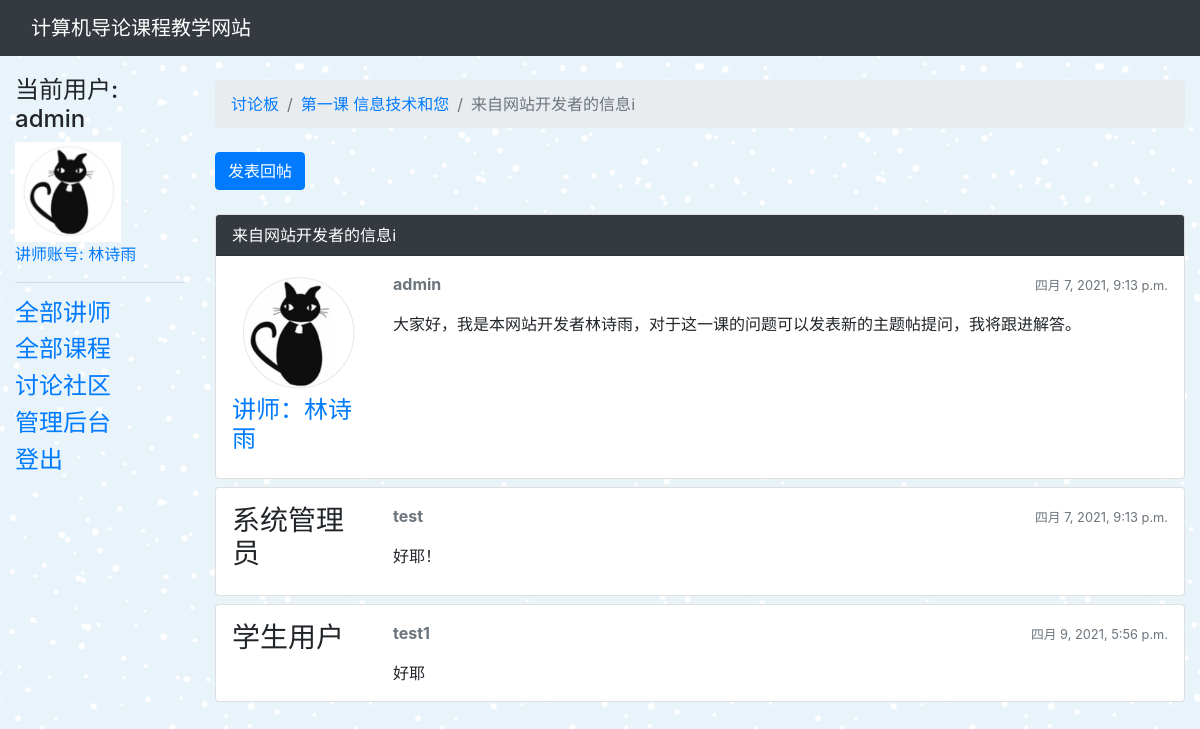
Page /discussboard/board/4/topic/13 (signed in) on the committed database.
### siteindex/models.py (models this page shows, shortened)
class Lecturer(models.Model):
    name = models.CharField(max_length=100)
    title = models.CharField(max_length=100)
    college = models.CharField(max_length=100)
    intro = models.TextField(max_length=10000, null=True,
                             blank=True, help_text='讲师简介')
    avatar = models.ImageField(upload_to='avatars', blank=True, null=True)
    user = models.OneToOneField(
        User, blank=True, null=True, related_name='lecturer', on_delete=models.CASCADE)
    def avatar_url(self):
        if self.avatar and hasattr(self.avatar, 'url'):
            return self.avatar.url
        else:
            return '/media/defaultavatar.png'
    class Meta:
        ordering = ['name']

class Lesson(models.Model):
    title = models.CharField(max_length=200)
    lecturer = models.ForeignKey(
        Lecturer, on_delete=models.SET_NULL, null=True)
    summary = models.TextField(max_length=1000, help_text='输入该节课程的简介')
    date_of_release = models.DateField(null=True, blank=True)
    precondition = models.OneToOneField(
        "Lesson", blank=True, null=True, related_name='precond_of', on_delete=models.CASCADE)
    video = models.FileField(upload_to='videos', blank=True, null=True)
    image_1 = models.ImageField(upload_to='images', blank=True, null=True)
    parag_1 = models.TextField(max_length=100000, help_text='正文第一段', null=True)
    image_2 = models.ImageField(upload_to='images', blank=True, null=True)
    parag_2 = models.TextField(
        max_length=100000, help_text='正文第二段', null=True, blank=True)
    image_3 = models.ImageField(upload_to='images', blank=True, null=True)
    parag_3 = models.TextField(
        max_length=100000, help_text='正文第三段', null=True, blank=True)
    def __str__(self):
        return self.title

### discussboard/models.py (models this page shows, shortened)
class Topic(models.Model):
    subject = models.CharField(max_length=200)
    created_at = models.DateTimeField(auto_now_add=True)
    board = models.ForeignKey(
        Board, related_name='topics', on_delete=models.CASCADE)
    starter = models.ForeignKey(
        User, related_name='topics', on_delete=models.CASCADE)

class Board(models.Model):
    lesson = models.OneToOneField(
        Lesson, blank=True, null=True, related_name='board', on_delete=models.CASCADE)
    description = models.CharField(max_length=1000)
    def __str__(self):
        return f"{self.lesson}"

class Post(models.Model):
    message = models.TextField(max_length=5000)
    topic = models.ForeignKey(
        Topic, related_name='posts', on_delete=models.CASCADE)
    created_at = models.DateTimeField(auto_now_add=True)
    created_by = models.ForeignKey(
        User, related_name='posts', on_delete=models.CASCADE)

### discussboard/views.py (the view)
@login_required
def topic_posts(request, pk, topic_pk):
    topic = get_object_or_404(Topic, board__pk=pk, pk=topic_pk)
    return render(request, 'discussboard/topic_posts.html', {'topic': topic})

### discussboard/templates/discussboard/topic_posts.html
{% extends 'base_generic.html' %}
{% block breadcrumb %}
  <li class="breadcrumb-item"><a href="{% url 'board-home-view' %}">讨论板</a></li>
  <li class="breadcrumb-item"><a href="{% url 'board-topics' topic.board.pk %}">{{ topic.board }}</a></li>
  <li class="breadcrumb-item active">{{ topic.subject }}</li>
{% endblock %}
{% block content %}
<div class="mb-4">
    <a href="{% url 'reply-topic' topic.board.pk topic.pk %}" class="btn btn-primary" role="button">发表回帖</a>
</div>
  {% for post in topic.posts.all %}
    <div class="card mb-2">
        {% if forloop.first %}
          <div class="card-header text-white bg-dark py-2 px-3">{{ topic.subject }}</div>
        {% endif %}
      <div class="card-body p-3">
        <div class="row">
          <div class="col-2">
            {% if post.created_by.lecturer %}
              <img src="{{ post.created_by.lecturer.avatar_url }}" alt="{{ post.created_by.username }}" class="w-100">
              <h4><a href="{% url 'lecturer-detail' post.created_by.lecturer.pk %}">讲师：{{ post.created_by.lecturer.name }}</a></h4>
            {% elif post.created_by.is_superuser %}
              <h3>系统管理员</h3>
            {% else %}
              <h3>学生用户</h3>
            {% endif %}
          </div>
          <div class="col-10">
            <div class="row mb-3">
              <div class="col-6">
                <strong class="text-muted">{{ post.created_by.username }}</strong>
              </div>
              <div class="col-6 text-right">
                <small class="text-muted">{{ post.created_at }}</small>
              </div>
            </div>
            {{ post.message }}
          </div>
        </div>
      </div>
    </div>
  {% endfor %}
{% endblock %}

### siteindex/templates/base_generic.html (shortened to what this page needs)
<!DOCTYPE html>
<html lang="zh-cmn-Hans">
<head>
    {% load static %}
    <link rel="stylesheet" href="{% static 'css/styles.css' %}">
    <link rel="stylesheet" href="{% static 'css/bootstrap.min.css' %}">
</head>
<body>
    <nav class="navbar navbar-expand-lg navbar-dark bg-dark">
      <div class="container-fluid">
        <a class="navbar-brand" href="{% url 'index' %}">计算机导论课程教学网站</a>
      </div>
    </nav>
    <div class="container-fluid">
        <div class="row">
            <div class="col-sm-2">
                {% block sidebar %}
                <ul class="sidebar-nav">
                    {% if user.is_authenticated %}
                        <h4>当前用户: {{ user.get_username }}</h4>
                            {% if user.lecturer %}
                                <img src="{{ user.lecturer.avatar_url }}" style="height:100px;"><br>
                                <a href="{% url 'lecturer-detail' user.lecturer.pk %}">讲师账号: {{ user.lecturer.name }}</a><hr>
                                <h4><a href="{% url 'lecturers' %}">全部讲师</a></h4>
                                <h4><a href="{% url 'lessons' %}">全部课程</a></h4>
                                <h4><a href="{% url 'board-home-view' %}">讨论社区</a></h4>
                                {% if user.is_staff %}
                                <h4><a href="{% url 'admin:index' %}">管理后台</a></h4>
                                {% endif %}
                            {% else %}
                                <h4><a href="{% url 'lecturers' %}">全部讲师</a></h4>
                                <h4><a href="{% url 'lessons' %}">全部课程</a></h4>
                                <h4><a href="{% url 'board-home-view' %}">讨论社区</a></h4>
                                <h4><a href="{% url 'quiz-list-view' %}">测验列表</a></h4>
                                <h4><a href="{% url 'my-results' %}">我的成绩记录</a></h4>
                            {% endif %}
                        <h4><a href="{% url 'logout'%}">登出</a></h4>
                    {% else %}
                        <h4><a href="{% url 'login'%}?next={{request.path}}">登录</a></h4>
                        <h4><a href="{% url 'register'%}?next={{request.path}}">注册</a></h4>
                    {% endif %}
                </ul>
                {% endblock %}
            </div>
            <div class="col-sm-10 ">
                <ol class="breadcrumb my-4">
                    {% block breadcrumb %}
                    {% endblock %}
                </ol>
                {% block content %}{% endblock %}
            </div>
        </div>
    </div>
</body>
</html>

### siteindex/static/css/styles.css (style rules this page uses)
.sidebar-nav { margin-top: 20px; padding: 0; list-style: none; }

### siteindex/templates/base_generic.html (style rules this page uses)
body { background-image: url(/media/patterns/blue-snow.png); }

### rows in the picture
Topic: board "第一课 信息技术和您", subject "来自网站开发者的信息ℹ"
Post: created_by.lecturer.avatar_url (picture), created_by.lecturer.name "林诗雨", created_by.username "admin", created_at "四月 7, 2021, 9:13 p.m.", message "大家好，我是本网站开发者林诗雨，对于这一课的问题可以发表新的主题帖提问，我将跟进解答。"
Post: shows "系统管理员", created_by.username "test", created_at "四月 7, 2021, 9:13 p.m.", message "好耶！"
Post: shows "学生用户", created_by.username "test1", created_at "四月 9, 2021, 5:56 p.m.", message "好耶"

### other values in the picture
{{ user.get_username }} "admin"
{{ user.lecturer.name }} "林诗雨"
